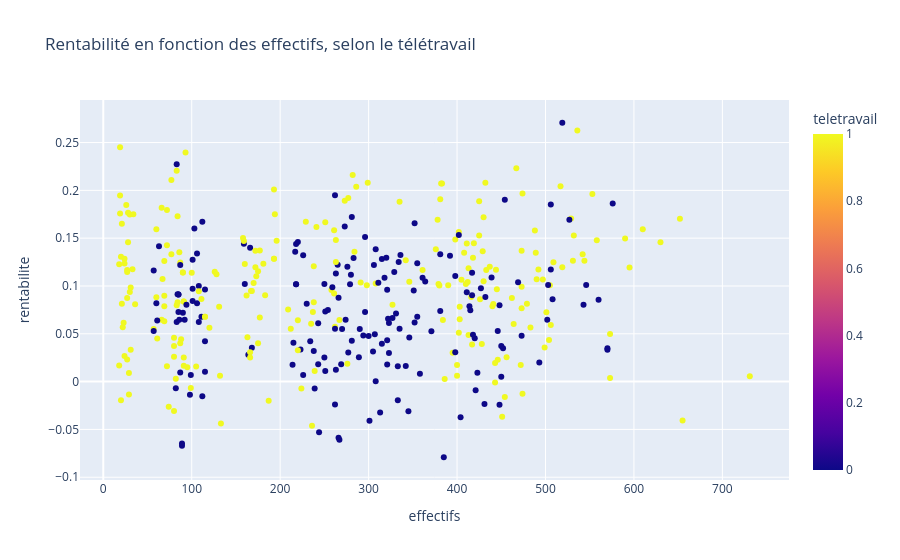

The code cell stored with this chart in its notebook:
### Markdown cell above
## Partie 2

### Code cell
fig = px.scatter(
    df,
    x="effectifs",
    y="rentabilite",
    color="teletravail",
    hover_data=["entreprise_id", "annee", "secteur"],
    title="Rentabilité en fonction des effectifs, selon le télétravail",
)

fig.show()

### Figure 1 — Plotly figure (JSON) as saved in the notebook; plotly's stock layout.template omitted (floating-point values rounded to 4 significant figures; data arrays with more than 128 entries replaced by an {"elided": "..."} marker saying what was removed)
{"data": [{"customdata": {"elided": "404x3 mixed values"}, "hovertemplate": "effectifs=%{x}<br>rentabilite=%{y}<br>entreprise_id=%{customdata[0]}<br>annee=%{customdata[1]}<br>secteur=%{customdata[2]}<br>teletravail=%{marker.color}<extra></extra>", "legendgroup": "", "marker": {"color": {"elided": "404 int values"}, "coloraxis": "coloraxis", "symbol": "circle"}, "mode": "markers", "name": "", "orientation": "v", "showlegend": false, "type": "scatter", "x": {"elided": "404 int values"}, "xaxis": "x", "y": {"elided": "404 float values"}, "yaxis": "y"}], "layout": {"coloraxis": {"colorbar": {"title": {"text": "teletravail"}}, "colorscale": [[0, "#0d0887"], [0.1111, "#46039f"], [0.2222, "#7201a8"], [0.3333, "#9c179e"], [0.4444, "#bd3786"], [0.5556, "#d8576b"], [0.6667, "#ed7953"], [0.7778, "#fb9f3a"], [0.8889, "#fdca26"], [1, "#f0f921"]]}, "legend": {"tracegroupgap": 0}, "title": {"text": "Rentabilité en fonction des effectifs, selon le télétravail"}, "xaxis": {"anchor": "y", "domain": [0, 1], "title": {"text": "effectifs"}}, "yaxis": {"anchor": "x", "domain": [0, 1], "title": {"text": "rentabilite"}}}}
